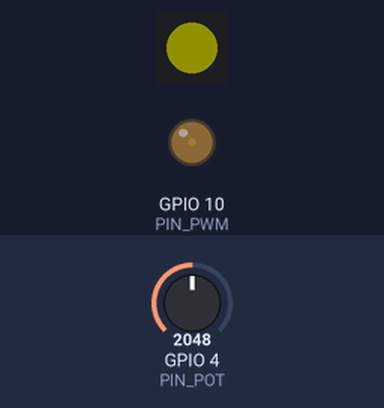
Bench run of a program on a simulated ESP32-C3. On the bench: 1 RGB LEDs in strip order, left to right, output pins drawn as LEDs (lit = HIGH). The test bench sets the inputs (shaded band); at power-on: GPIO 4 (PIN_POT) = 2048. Dim RGB values are drawn brighter than linear.

Above: at 1.3 s.
1.4 s: GPIO 4 (PIN_POT) set to 3603
At 2.6 s:
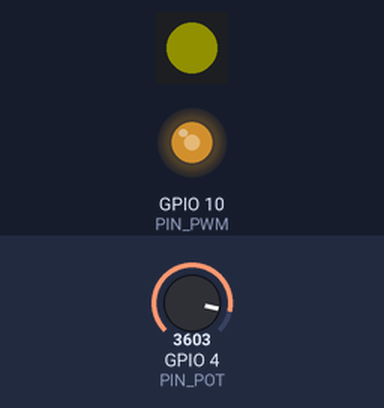
2.9 s: GPIO 4 (PIN_POT) set to 4095
At 4.3 s:
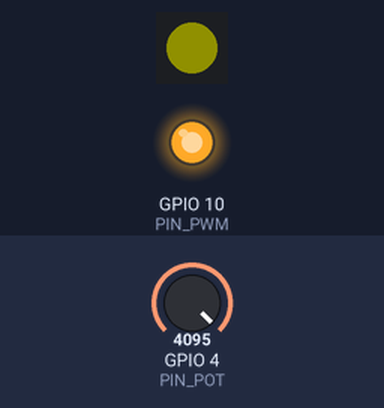
Timing chart, 0 to 5.9 s (numbered marks = the images above; inputs shaded):
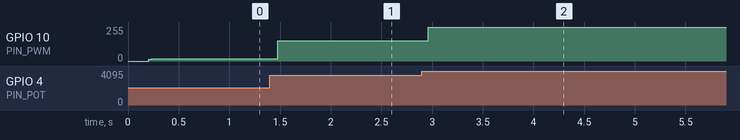

Measured:
- after the input at 1.4 s, GPIO 10 (PIN_PWM): 16/255 → 152/255 after 0.08 s
- after the input at 2.9 s, GPIO 10 (PIN_PWM): 152/255 → 253/255 after 0.06 s

The program:

main.cpp
```cpp
#include <Arduino.h>
#include <FastLED.h>

#define PIN_POT 4
#define PIN_PWM 10
#define PIN_BTN 0
#define PIN_PIX 1

#define DEBOUNCE 0

#define NUM_PIX 1

#define LED_FREQ 200
#define LED_RESOLUTION 14
#define LED_CHANN 0

long ad_val;
float intensity;
float last_intensity;
long last_message_millis;

int address = 0;
int long_address = 0;
bool connected = false;
bool muted = false;

//----------------------------------------------------------------------------------------

CRGB pixel[NUM_PIX];

//========================================================================================
//----------------------------------------------------------------------------------------
//																				SETUP

void setup()
{
  FastLED.addLeds<SK6812, PIN_PIX, GRB>(pixel, NUM_PIX);
  FastLED.setBrightness(16);
  pixel[0] = CRGB::Yellow;
  FastLED.show();

  Serial.begin(115200);
  delay(150);

  pinMode(PIN_PWM, OUTPUT);
  digitalWrite(PIN_PWM, LOW);

  ledcSetup(LED_CHANN, LED_FREQ, LED_RESOLUTION);
  ledcAttachPin(PIN_PWM, LED_CHANN);

  log_v("_______________________");
  log_v("Setup DONE");
}

//========================================================================================
//----------------------------------------------------------------------------------------
//																				loop

void loop()
{
  static long last_leds;
  ad_val = (7 * ad_val + analogRead(PIN_POT)) / 8;

  intensity = (float)ad_val / 4095.;

  float f = pow(intensity, 4) * pow(2, LED_RESOLUTION);
  ledcWrite(LED_CHANN, floor(f));
  delay(2);
}
```
